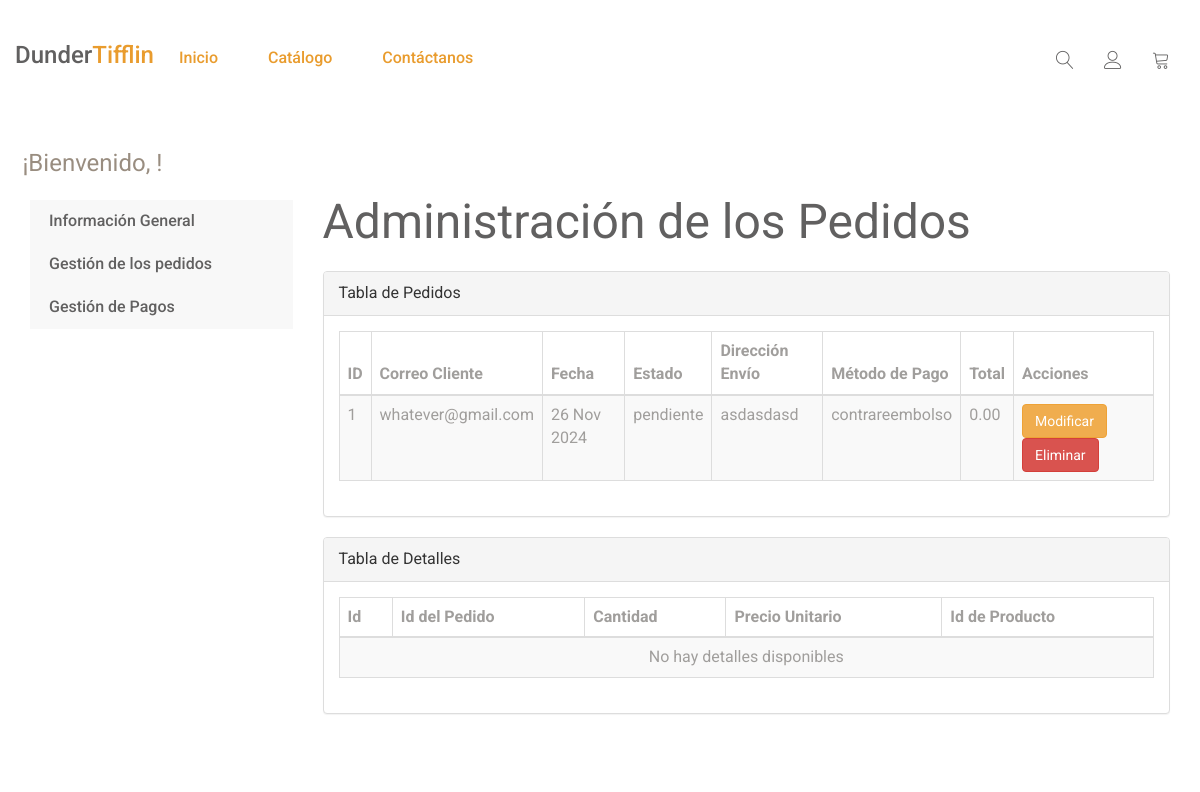
The app's page /usuario/administracion_pedidos/, older data.
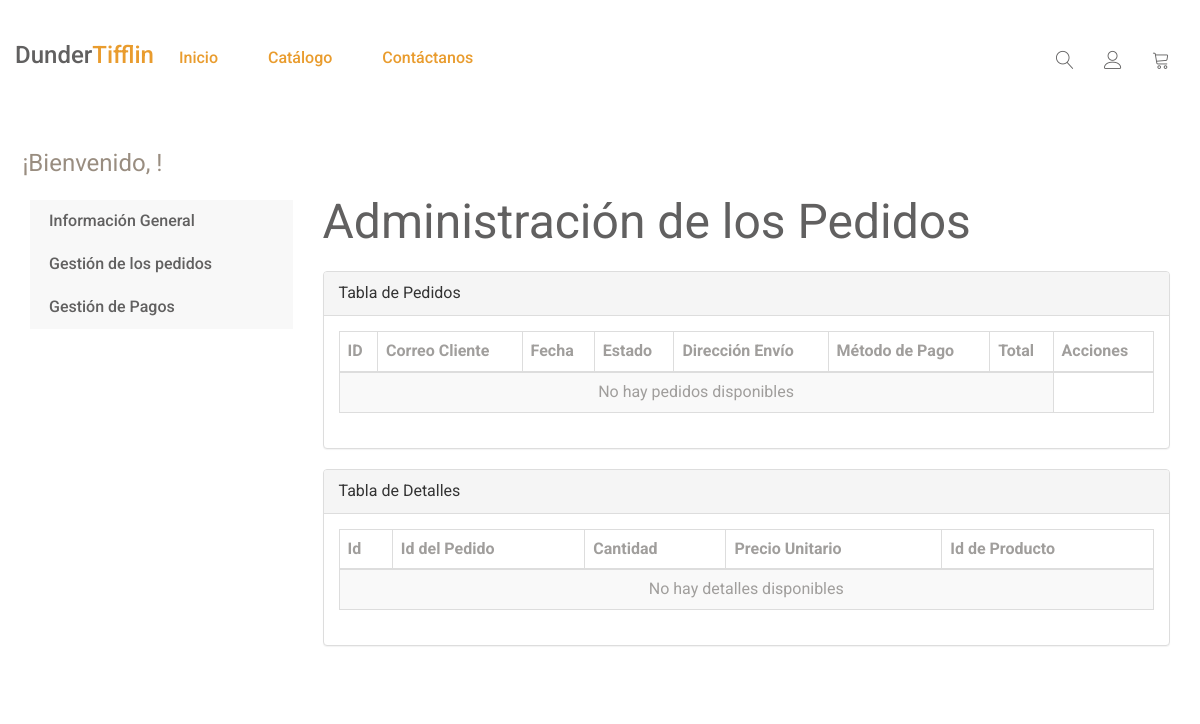
The same page, newer data.
### pedido/models.py (models this page shows, shortened)
class Pedido(models.Model):
    ESTADOS = [
        ('pendiente', 'Pendiente'),
        ('procesado', 'Procesado'),
        ('enviado', 'Enviado'),
        ('entregado', 'Entregado'),
        ('cancelado', 'Cancelado'),
    ]
    cliente = models.ForeignKey(User, on_delete=models.CASCADE, null=True, blank=True)
    correo_cliente = models.EmailField(blank=True, null=True)  # Correo para usuarios no registrados
    fecha = models.DateTimeField(auto_now_add=True)
    estado = models.CharField(max_length=20, choices=ESTADOS, default='pendiente')
    direccion_envio = models.TextField()
    metodo_pago = models.CharField(max_length=50, default='contrareembolso')  # Ejemplo: contrareembolso, tarjeta
    total = models.DecimalField(max_digits=10, decimal_places=2, default=0)

### usuario/views.py (the view)
# urls.py: path('administracion_pedidos/', views.panel_tablas_pedidos_administracion, name='panel_administracion_pedidos'),
def panel_tablas_pedidos_administracion(request):
    pedidos = Pedido.objects.all()
    detalles = DetallePedido.objects.all().order_by('-pedido_id')
    return render(request, 'administracion_pedidos.html', {
        'pedidos': pedidos,
        'detalles' : detalles
    })

### usuario/templates/administracion_pedidos.html (shortened to what the changed rows need)
{% load static %}
<!doctype html>
<html class="no-js" lang="en">
   <head>
      <link rel="stylesheet" href="{% static 'css/font-awesome.min.css' %}">
      <link rel="stylesheet" href="{% static 'css/linearicons.css' %}">
      <link rel="stylesheet" href="{% static 'css/animate.css' %}">
      <link rel="stylesheet" href="{% static 'css/owl.carousel.min.css' %}">
      <link rel="stylesheet" href="{% static 'css/owl.theme.default.min.css' %}">
      <link rel="stylesheet" href="{% static 'css/bootstrap.min.css' %}">
      <link rel="stylesheet" href="{% static 'css/bootsnav.css' %}">
      <link rel="stylesheet" href="{% static 'css/style.css' %}">
      <link rel="stylesheet" href="{% static 'css/responsive.css' %}">
      <link rel="stylesheet" href="https://cdn.jsdelivr.net/npm/bootstrap-switch@3.4.0/dist/css/bootstrap3/bootstrap-switch.min.css">
   </head>
   <body>
      <section id="blog" class="blog" style="margin-top: 70px;">
         <div class="container">
            <div class="row">
               <div class="col-md-9">
                  <div id="page-wrapper">
                     <div id="page-inner">
                        <div class="row">
                           <div class="col-md-12">
                              <div class="single-blog">
                                 <div class="welcome-hero-txt">
                                    <h2 class="animated fadeInUp" style="opacity: 0;">Administración de los Pedidos</h2>
                                    <div class="row">
                                       <div class="col-md-12">
                                          <div class="panel panel-default">
                                             <div class="panel-body">
                                                <div class="table-responsive">
                                                   <table class="table table-striped table-bordered table-hover" id="dataTables-example">
                                                      <thead>
                                                         <tr>
                                                            <th>ID</th>
                                                            <th>Correo Cliente</th>
                                                            <th>Fecha</th>
                                                            <th>Estado</th>
                                                            <th>Dirección Envío</th>
                                                            <th>Método de Pago</th>
                                                            <th>Total</th>
                                                            <th>Acciones</th>
                                                         </tr>
                                                      </thead>
                                                      <tbody>
                                                         {% for pedido in pedidos %}
                                                         <tr class="odd gradeX">
                                                            <td>{{ pedido.id }}</td>
                                                            <td>{{ pedido.correo_cliente }}</td>
                                                            <td>{{ pedido.fecha|date:"d M Y" }}</td>
                                                            <td>{{ pedido.estado }}</td>
                                                            <td>{{ pedido.direccion_envio }}</td>
                                                            <td>{{ pedido.metodo_pago }}</td>
                                                            <td>{{ pedido.total }}</td>
                                                            <td>
                                                               <button class="btn btn-warning" data-toggle="modal" data-target="#modalModificarPedido"
                                                                  data-id="{{ pedido.id }}"
                                                                  data-username="{{ pedido.correo_cliente }}"
                                                                  data-first-name="{{ pedido.estado }}"
                                                                  data-last-name="{{ pedido.direccion_envio }}"
                                                                  data-is-staff="{{ pedido.metodo_pago }}">
                                                               Modificar
                                                               </button>
                                                               <button class="btn btn-danger" data-toggle="modal" data-target="#modalEliminarPedido"
                                                                  data-id="{{ pedido.id }}">
                                                               Eliminar
                                                               </button>
                                                            </td>
                                                         </tr>
                                                         {% empty %}
                                                         <tr>
                                                            <td colspan="7" class="text-center">No hay pedidos disponibles</td>
                                                         </tr>
                                                         {% endfor %}
                                                      </tbody>
                                                   </table>
                                                </div>
                                             </div>
                                          </div>
                                          <div class="panel panel-default">
                                             <div class="panel-body">
                                                <div class="table-responsive">
                                                   <table class="table table-striped table-bordered table-hover" id="dataTables-example">
                                                      <thead>
                                                         <tr>
                                                            <th>Id </th>
                                                            <th>Id del Pedido</th>
                                                            <th>Cantidad</th>
                                                            <th>Precio Unitario</th>
                                                            <th>Id de Producto</th>
                                                         </tr>
                                                      </thead>
                                                   </table>
                                                </div>
                                             </div>
                                          </div>
                                       </div>
                                    </div>
                                 </div>
                              </div>
                           </div>
                        </div>
                     </div>
                  </div>
               </div>
            </div>
         </div>
      </section>
   </body>
</html>

Row changes from the older to the newer data that the page shows:
removed Pedido: id "1", correo_cliente "whatever@gmail.com", fecha "26 Nov 2024", estado "pendiente", direccion_envio "asdasdasd", metodo_pago "contrareembolso", total "0.00"
Text that changed along with them:
text now shown: "No hay pedidos disponibles"
